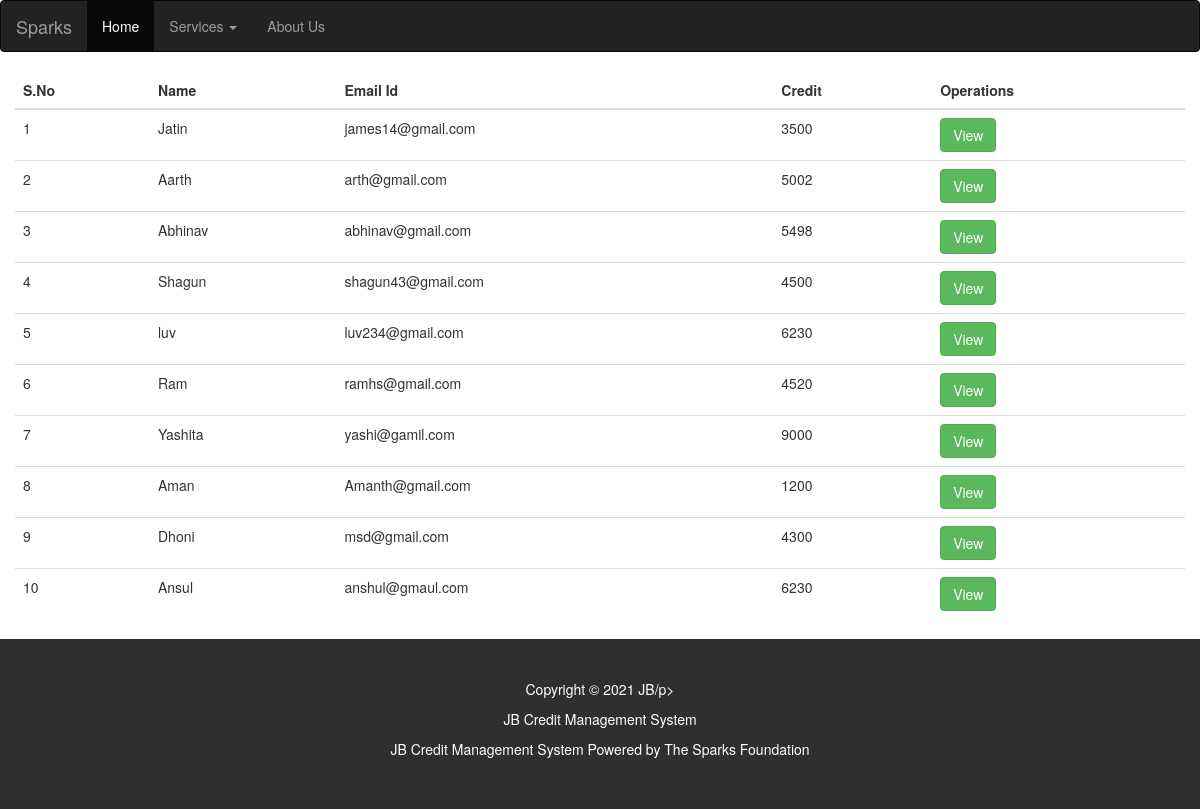
Page /viewusers.php on the committed database.
### tables this page shows
CREATE TABLE `job` (
  `id` int(2) NOT NULL,
  `Name` text NOT NULL,
  `Email` varchar(20) NOT NULL,
  `amount` int(6) NOT NULL
);

### viewusers.php (the view, shortened to what this page needs)
<!DOCTYPE html>
<html lang="en">
<head>
    <link rel="stylesheet" href="https://maxcdn.bootstrapcdn.com/bootstrap/3.4.1/css/bootstrap.min.css">
</head>
<body class="indexPage">
<?php
    require 'config.php';
    $query = "SELECT * FROM job";
    $result = mysqli_query($conn,$query);
?>
<nav class="navbar navbar-inverse">
        <div class="container-fluid">
            <div class="navbar-header">
                <a class="navbar-brand" href="./index.php">Sparks</a>
            </div>
            <ul class="nav navbar-nav">
                <li class="active"><a href="./index.php">Home</a></li>
                <li class="dropdown"><a class="dropdown-toggle" data-toggle="dropdown" href="#"> Services <span
                            class="caret"></span></a>
                </li>
                <li><a href="./aboutus.html">About Us</a></li>
            </ul>
        </div>
    </nav>
    <div class="container">
            <div class="row">
                <div class="col">
                    <div class="table-responsive-sm">
                    <table class="table table-hover tableStyle table-sm table-res">
                        <thead>
                            <tr>
                            <th scope="col">S.No</th>
                            <th scope="col">Name</th>
                            <th scope="col">Email Id</th>
                            <th scope="col">Credit</th>
                            <th scope="col">Operations</th>
                            </tr>
                        </thead>
                        <tbody>
                <?php
                    while($rows=mysqli_fetch_assoc($result)){
                ?>
                        <tr>
                        <td><?php echo $rows['id'] ?></td>
                        <td><?php echo $rows['Name']?></td>
                        <td><?php echo $rows['Email']?></td>
                        <td><?php echo $rows['amount']?></td>
                        <td><a href="selectedUserdetail.php?id= <?php echo $rows['id'] ;?>"class="text-red"> <button type="button" class="btn btn-success">View</button></a></td>
                    </tr>
                    <?php
                    }
                        ?>
                        </tbody>
                    </table>
                    </div>
                </div>
            </div>
</div>
<footer class="container-fluid bg-4 text-center">
    <p> Copyright © 2021 JB/p>
    <p>JB Credit Management System</p>
   <p>JB Credit Management System Powered by The Sparks Foundation</p>
  </footer>
</body>
</html>

### viewusers.php (style rules this page uses)
.bg-4 { background-color: #2f2f2f; color: #fff; padding-top: 40px; padding-bottom: 40px; }

### rows in the picture
job: id "1", Name "Jatin", Email "james14@gmail.com", amount "3500"
job: id "2", Name "Aarth", Email "arth@gmail.com", amount "5002"
job: id "3", Name "Abhinav", Email "abhinav@gmail.com", amount "5498"
job: id "4", Name "Shagun", Email "shagun43@gmail.com", amount "4500"
job: id "5", Name "luv", Email "luv234@gmail.com", amount "6230"
job: id "6", Name "Ram", Email "ramhs@gmail.com", amount "4520"
job: id "7", Name "Yashita", Email "yashi@gamil.com", amount "9000"
job: id "8", Name "Aman", Email "Amanth@gmail.com", amount "1200"
job: id "9", Name "Dhoni", Email "msd@gmail.com", amount "4300"
job: id "10", Name "Ansul", Email "anshul@gmaul.com", amount "6230"
